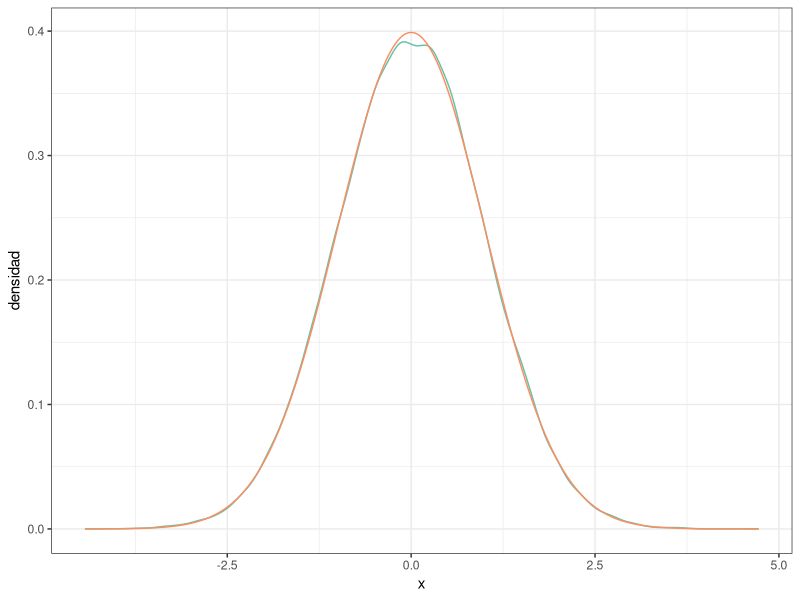
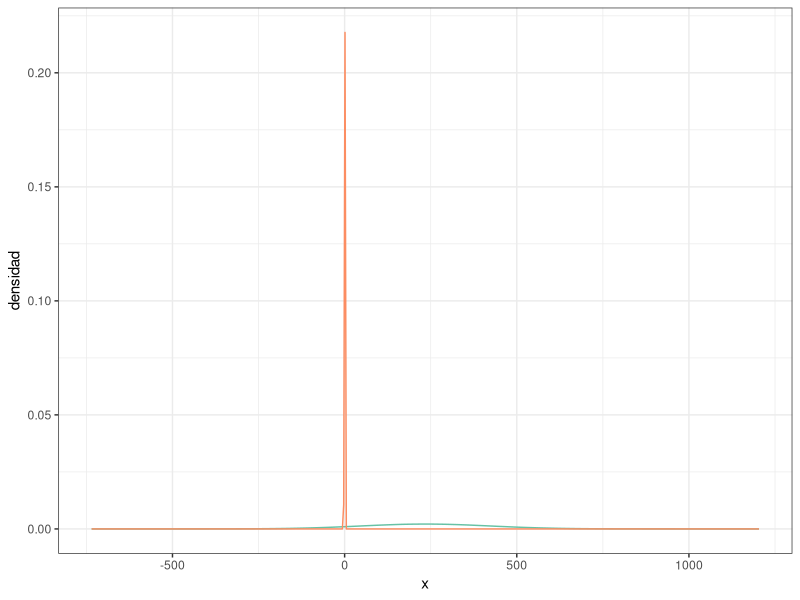
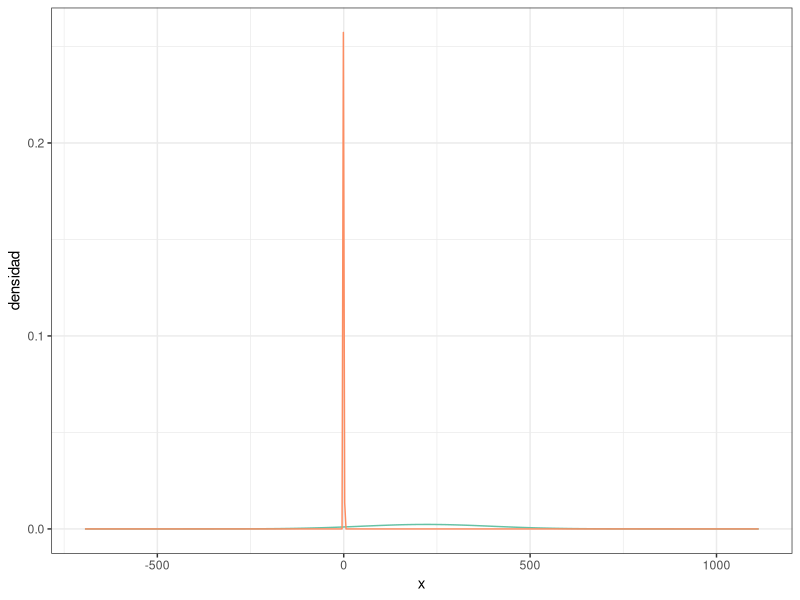

Generate these figures, in order, with R:
## ---- chunk 1
#| message: false

# Paquetes:
library(tidyverse)
library(RColorBrewer)


# Configuración de la salida gráfica:

PALETA <- brewer.pal(8, "Set2") # Colores por defecto
color_defecto  <- PALETA[1]
options(ggplot2.discrete.colour = PALETA)

theme_set(theme_bw()) # Tema "neutro" para la representación gráfica

# Redondea los números reales "inline":
options(digits = 3L)                
options(knitr.digits.signif = FALSE)
## ---- chunk 2
# Tiempo en s para leer un texto estándar en una prueba de lectura de las 2
#   clases de 1º de ESO en un colegio:
clase_1 <- tibble(
  id     = 1:27,
  tiempo = c(
    242, 249, 278, 273, 227, 257, 276, 236, 214, 141, 200, 201, 
    228, 271, 160, 275, 156, 246, 293, 306, 263, 247, 224, 160, 277, 
    168, 250
  )
)

clase_2 <- tibble(
  id     = 1:24,
  tiempo = c(
    195, 176, 237, 258, 226, 254, 292, 212, 215, 298, 235, 244, 
    144, 227, 166, 194, 261, 187, 224, 233, 180, 167, 193, 282
  )
)
## ---- chunk 3
MU_PREVIA     <- 247
SIGMA2_PREVIA <-  34^2
## ---- chunk 4
#clase 1
sigma2_y1<-var(clase_1$tiempo)
media_1<-mean(clase_1$tiempo)
mu_posterior_1 <- (sigma2_y1 * MU_PREVIA + 27 * SIGMA2_PREVIA * media_1) /
           (sigma2_y1 + 27 * SIGMA2_PREVIA)
mu_posterior_1 <- round(mu_posterior_1, 2)
mu_posterior_1


#clase 2
sigma2_y2<-var(clase_2$tiempo)
media_2<-mean(clase_2$tiempo)
mu_posterior_2 <- (sigma2_y2 * MU_PREVIA + 24 * SIGMA2_PREVIA * media_2) /
           (sigma2_y2 + 24 * SIGMA2_PREVIA)
mu_posterior_2 <- round(mu_posterior_2, 2)
mu_posterior_2

## ---- chunk 5
set.seed(20250318)
## ---- chunk 6
sigma_posterior_1<-sigma2_y1* SIGMA2_PREVIA/sigma2_y1+27*SIGMA2_PREVIA
sigma_posterior_1
sigma_posterior_2<-sigma2_y2* SIGMA2_PREVIA/sigma2_y1+24*SIGMA2_PREVIA
sigma_posterior_2

#clase 1
dist_post_c_1<-rnorm(500, mean = 235, sd = sqrt(32368))

#clase 2
dist_post_c_2<-rnorm(500, mean = 222, sd = sqrt(28689))
## ---- chunk 7
 media_c_1<-mean(dist_post_c_1)
media_c_1
var_post_c_1<-var(dist_post_c_1)
var_post_c_1

media_c_2<-mean(dist_post_c_2)
media_c_2
var_post_c_2<-var(dist_post_c_2)
var_post_c_2
## ---- chunk 8
error_estandar_1<-sqrt(var_post_c_1/500)
error_estandar_1

error_estandar_2<-sqrt(var_post_c_2/500)
error_estandar_2

IC_sup_1<-235+2*error_estandar_1
IC_sup_1
IC_inf_1<-235-2*error_estandar_1
IC_inf_1
amplitud_1<-IC_sup_1-IC_inf_1
amplitud_1

IC_sup_2<-222+2*error_estandar_2
IC_sup_2
IC_inf_2<-222-2*error_estandar_2
IC_inf_2
amplitud_2<-IC_sup_2-IC_inf_2
amplitud_2
## ---- chunk 9
n_1<-var_post_c_1/0.01
n_1
n_2 <-var_post_c_2 / 0.01
n_2

posterior_1<-rnorm(3107066,mean = 235, sd = sqrt(var_post_c_1))

posterior_2<-rnorm(2852483,mean = 222, sd = sqrt(var_post_c_2))

media_post_1<-mean(posterior_1)
media_post_1
media_post_2<-mean(posterior_2)
media_post_2
## ---- chunk 10
#Intervalos de credibilidad
quantile(posterior_1, probs=c(0.005,0.995))
qnorm(c(0.005, 0.995), mean = media_post_1, sd = sqrt(var_post_c_1))
pnorm(c(0.005, 0.995), mean = media_post_1, sd = sqrt(var_post_c_1))
quantile(posterior_2, probs=c(0.005,0.995))
qnorm(c(0.005, 0.995), mean = media_post_2, sd = sqrt(var_post_c_2))
pnorm(c(0.005, 0.995), mean = media_post_2, sd = sqrt(var_post_c_2))

#Cuartiles distribución posterior
quantile(posterior_1, probs=c(0.25,0.50,0.75))
qnorm(c(0.25,0.50,0.75), mean = media_post_1, sd = sqrt(var_post_c_1))
pnorm(c(0.25,0.50,0.75), mean = media_post_1, sd = sqrt(var_post_c_1))
quantile(posterior_2, probs=c(0.25,0.50,0.75))
qnorm(c(0.25,0.50,0.75), mean = media_post_2, sd = sqrt(var_post_c_2))
pnorm(c(0.25,0.50,0.75), mean = media_post_2, sd = sqrt(var_post_c_2))

#Probabilidad media menor que la población
pnorm(media_c_1, media_post_1, sd = sqrt(var_post_c_1))
pnorm(media_c_2, media_post_2, sd = sqrt(var_post_c_2))

## ---- chunk 11
mean(media_post_2>media_post_1)


## ---- chunk 12
muestra_1<-sample(posterior_1)
muestra_2<-sample(posterior_2)
mean(muestra_2>muestra_1)
## ---- chunk 13
N_MC <- 50000L # Tamaño muestral para la simulación de la distribuión.

muestras_norm <- rnorm(N_MC) # Simulamos las muestras de la distribución

densidad_norm <- density(muestras_norm) # `density()` aplica el "suavizado"

# Convertimos la densidad en un "tibble" para manejarla más fácilmente 
densidad_normal <- tibble(
  x        = densidad_norm$x, # `x` == variable aleatoria
  densidad = densidad_norm$y
)

# Podemos representar la densidad gráficamente, junto con la curva normal:
densidad_normal |>
  mutate(dens_analitica = dnorm(x)) |>
  ggplot(aes(x, densidad)) +
  geom_line(color = color_defecto) +
  geom_line(aes(y = dens_analitica), color = PALETA[2])

# Obtenemos el valor de la moda:
estimador_map <- densidad_normal |> slice(which.max(densidad))
densidad_max  <- estimador_map |> pull(densidad)
moda          <- estimador_map |> pull(x)
## ---- chunk 14
#CLASE 1
densidad_norm_1 <- density(posterior_1) # `density()` aplica el "suavizado"

# Convertimos la densidad en un "tibble" para manejarla más fácilmente 
densidad_normal_1 <- tibble(
  x        = densidad_norm_1$x, # `x` == variable aleatoria
  densidad = densidad_norm_1$y
)

# Podemos representar la densidad gráficamente, junto con la curva normal:
densidad_normal_1 |>
  mutate(dens_analitica = dnorm(x)) |>
  ggplot(aes(x, densidad)) +
  geom_line(color = color_defecto) +
  geom_line(aes(y = dens_analitica), color = PALETA[2])

# Obtenemos el valor de la moda:
estimador_map_1 <- densidad_normal_1 |> slice(which.max(densidad))
densidad_max_1  <- estimador_map_1 |> pull(densidad)
moda_1          <- estimador_map_1 |> pull(x)

estimador_map_1
densidad_max_1
moda_1

#CLASE 2
densidad_norm_2 <- density(posterior_2) # `density()` aplica el "suavizado"

# Convertimos la densidad en un "tibble" para manejarla más fácilmente 
densidad_normal_2 <- tibble(
  x        = densidad_norm_2$x, # `x` == variable aleatoria
  densidad = densidad_norm_2$y
)

# Podemos representar la densidad gráficamente, junto con la curva normal:
densidad_normal_2 |>
  mutate(dens_analitica = dnorm(x)) |>
  ggplot(aes(x, densidad)) +
  geom_line(color = color_defecto) +
  geom_line(aes(y = dens_analitica), color = PALETA[2])

# Obtenemos el valor de la moda:
estimador_map_2 <- densidad_normal_2 |> slice(which.max(densidad))
densidad_max_2  <- estimador_map_2 |> pull(densidad)
moda_2          <- estimador_map_2 |> pull(x)

estimador_map_2
densidad_max_2
moda_2
